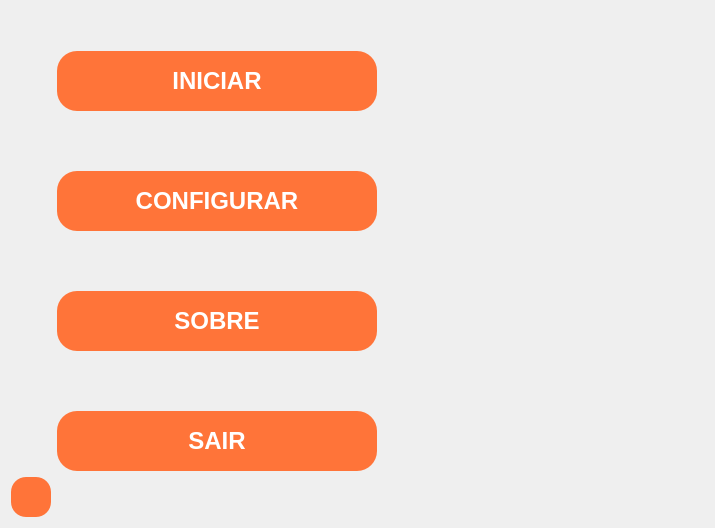
      <widget class="QWidget" name="inicio">
       <layout class="QGridLayout" name="gridLayout_2">
        <item row="3" column="1" alignment="Qt::AlignBottom">
         <widget class="QPushButton" name="pushButton_som">
          <property name="sizePolicy">
           <sizepolicy hsizetype="Minimum" vsizetype="Fixed">
            <horstretch>0</horstretch>
            <verstretch>0</verstretch>
           </sizepolicy>
          </property>
          <property name="minimumSize">
           <size>
            <width>40</width>
            <height>40</height>
           </size>
          </property>
          <property name="maximumSize">
           <size>
            <width>40</width>
            <height>40</height>
           </size>
          </property>
          <property name="cursor">
           <cursorShape>PointingHandCursor</cursorShape>
          </property>
          <property name="layoutDirection">
           <enum>Qt::LeftToRight</enum>
          </property>
          <property name="styleSheet">
           <string notr="true">QPushButton {
	background-color: #FF7439;
	border-radius: 15px;
	border: none;
}

QPushButton:pressed {
	background-color: #c8592d;
}

QPushButton:hover {
	background-color: #c8592d;
}</string>
          </property>
          <property name="text">
           <string/>
          </property>
         </widget>
        </item>
        <item row="2" column="7" alignment="Qt::AlignVCenter">
         <widget class="QLabel" name="label">
          <property name="sizePolicy">
           <sizepolicy hsizetype="Preferred" vsizetype="Preferred">
            <horstretch>0</horstretch>
            <verstretch>0</verstretch>
           </sizepolicy>
          </property>
          <property name="minimumSize">
           <size>
            <width>241</width>
            <height>0</height>
           </size>
          </property>
          <property name="maximumSize">
           <size>
            <width>241</width>
            <height>332</height>
           </size>
          </property>
          <property name="text">
           <string/>
          </property>
          <property name="pixmap">
           <pixmap resource="recursos.qrc">:/logo/assets/gamellito.png</pixmap>
          </property>
          <property name="scaledContents">
           <bool>true</bool>
          </property>
         </widget>
        </item>
        <item row="2" column="8">
         <spacer name="horizontalSpacer_inicial_2">
          <property name="orientation">
           <enum>Qt::Horizontal</enum>
          </property>
          <property name="sizeType">
           <enum>QSizePolicy::Expanding</enum>
          </property>
          <property name="sizeHint" stdset="0">
           <size>
            <width>40</width>
            <height>20</height>
           </size>
          </property>
         </spacer>
        </item>
        <item row="2" column="3">
         <spacer name="horizontalSpacer_inicial_3">
          <property name="orientation">
           <enum>Qt::Horizontal</enum>
          </property>
          <property name="sizeHint" stdset="0">
           <size>
            <width>40</width>
            <height>20</height>
           </size>
          </property>
         </spacer>
        </item>
        <item row="2" column="2">
         <layout class="QVBoxLayout" name="verticalLayout">
          <property name="spacing">
           <number>60</number>
          </property>
          <item>
           <widget class="QPushButton" name="pushButton_iniciar">
            <property name="sizePolicy">
             <sizepolicy hsizetype="Expanding" vsizetype="MinimumExpanding">
              <horstretch>0</horstretch>
              <verstretch>0</verstretch>
             </sizepolicy>
            </property>
            <property name="minimumSize">
             <size>
              <width>320</width>
              <height>60</height>
             </size>
            </property>
            <property name="maximumSize">
             <size>
              <width>320</width>
              <height>60</height>
             </size>
            </property>
            <property name="font">
             <font>
              <family>Segoe UI</family>
              <pointsize>18</pointsize>
              <weight>75</weight>
              <bold>true</bold>
             </font>
            </property>
            <property name="cursor">
             <cursorShape>PointingHandCursor</cursorShape>
            </property>
            <property name="styleSheet">
             <string notr="true">QPushButton {
	background-color: #FF7439;
	border: none;
	border-radius: 20px;
	color: #fff;
}

QPushButton:pressed {
	background-color: #c8592d;
}

QPushButton:hover {
	background-color: #c8592d;
}</string>
            </property>
            <property name="text">
             <string>INICIAR</string>
            </property>
            <property name="flat">
             <bool>false</bool>
            </property>
           </widget>
          </item>
          <item>
           <widget class="QPushButton" name="pushButton_configurar">
            <property name="sizePolicy">
             <sizepolicy hsizetype="Expanding" vsizetype="MinimumExpanding">
              <horstretch>0</horstretch>
              <verstretch>0</verstretch>
             </sizepolicy>
            </property>
            <property name="minimumSize">
             <size>
              <width>320</width>
              <height>60</height>
             </size>
            </property>
            <property name="maximumSize">
             <size>
              <width>320</width>
              <height>60</height>
             </size>
            </property>
            <property name="sizeIncrement">
             <size>
              <width>0</width>
              <height>2</height>
             </size>
            </property>
            <property name="font">
             <font>
              <pointsize>18</pointsize>
              <weight>75</weight>
              <bold>true</bold>
             </font>
            </property>
            <property name="cursor">
             <cursorShape>PointingHandCursor</cursorShape>
            </property>
            <property name="styleSheet">
             <string notr="true">QPushButton {
	background-color: #FF7439;
	border: none;
	border-radius: 20px;
	color: #fff;
}

QPushButton:pressed {
	background-color: #c8592d;
}

QPushButton:hover {
	background-color: #c8592d;
}</string>
            </property>
            <property name="text">
             <string>CONFIGURAR</string>
            </property>
           </widget>
          </item>
          <item>
           <widget class="QPushButton" name="pushButton_sobre">
            <property name="sizePolicy">
             <sizepolicy hsizetype="Expanding" vsizetype="MinimumExpanding">
              <horstretch>0</horstretch>
              <verstretch>0</verstretch>
             </sizepolicy>
            </property>
            <property name="minimumSize">
             <size>
              <width>320</width>
              <height>60</height>
             </size>
            </property>
            <property name="maximumSize">
             <size>
              <width>320</width>
              <height>60</height>
             </size>
            </property>
            <property name="font">
             <font>
              <pointsize>18</pointsize>
              <weight>75</weight>
              <bold>true</bold>
             </font>
            </property>
            <property name="cursor">
             <cursorShape>PointingHandCursor</cursorShape>
            </property>
            <property name="styleSheet">
             <string notr="true">QPushButton {
	background-color: #FF7439;
	border-radius: 20px;
	border: none;
	color: #fff;
}

QPushButton:pressed {
	background-color: #c8592d;
}

QPushButton:hover {
	background-color: #c8592d;
}</string>
            </property>
            <property name="text">
             <string>SOBRE</string>
            </property>
           </widget>
          </item>
          <item>
           <widget class="QPushButton" name="pushButton_sair">
            <property name="sizePolicy">
             <sizepolicy hsizetype="Expanding" vsizetype="MinimumExpanding">
              <horstretch>0</horstretch>
              <verstretch>0</verstretch>
             </sizepolicy>
            </property>
            <property name="minimumSize">
             <size>
              <width>320</width>
              <height>60</height>
             </size>
            </property>
            <property name="maximumSize">
             <size>
              <width>320</width>
              <height>60</height>
             </size>
            </property>
            <property name="font">
             <font>
              <pointsize>18</pointsize>
              <weight>75</weight>
              <bold>true</bold>
             </font>
            </property>
            <property name="cursor">
             <cursorShape>PointingHandCursor</cursorShape>
            </property>
            <property name="styleSheet">
             <string notr="true">QPushButton {
	background-color: #FF7439;
	border-radius: 20px;
	border: none;
	color: #fff;
}

QPushButton:pressed {
	background-color: #c8592d;
}

QPushButton:hover {
	background-color: #c8592d;
}</string>
            </property>
            <property name="text">
             <string>SAIR</string>
            </property>
           </widget>
          </item>
         </layout>
        </item>
        <item row="3" column="2">
         <spacer name="verticalSpacer_inicial">
          <property name="orientation">
           <enum>Qt::Vertical</enum>
          </property>
          <property name="sizeType">
           <enum>QSizePolicy::Expanding</enum>
          </property>
          <property name="sizeHint" stdset="0">
           <size>
            <width>20</width>
            <height>40</height>
           </size>
          </property>
         </spacer>
        </item>
        <item row="2" column="1">
         <spacer name="horizontalSpacer_inicial">
          <property name="orientation">
           <enum>Qt::Horizontal</enum>
          </property>
          <property name="sizeType">
           <enum>QSizePolicy::Expanding</enum>
          </property>
          <property name="sizeHint" stdset="0">
           <size>
            <width>40</width>
            <height>20</height>
           </size>
          </property>
         </spacer>
        </item>
        <item row="0" column="2">
         <spacer name="verticalSpacer_inicial_2">
          <property name="orientation">
           <enum>Qt::Vertical</enum>
          </property>
          <property name="sizeType">
           <enum>QSizePolicy::Expanding</enum>
          </property>
          <property name="sizeHint" stdset="0">
           <size>
            <width>20</width>
            <height>40</height>
           </size>
          </property>
         </spacer>
        </item>
       </layout>
      </widget>
